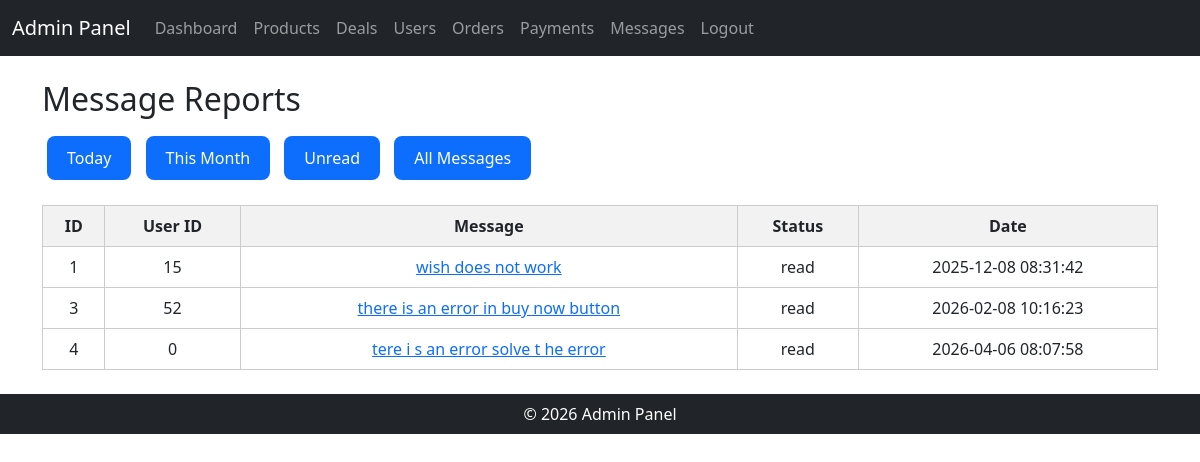
The app's page /admin_message_report.php with its own data.
### tables this page shows
CREATE TABLE `messages` (
  `message_id` int(11) NOT NULL,
  `U_id` int(11) DEFAULT NULL,
  `name` varchar(100) DEFAULT NULL,
  `email` varchar(100) DEFAULT NULL,
  `subject` varchar(255) DEFAULT NULL,
  `message` text DEFAULT NULL,
  `created_at` timestamp NOT NULL DEFAULT current_timestamp(),
  `status` varchar(20) DEFAULT 'unread'
);

### admin_message_report.php (the view, shortened to what this page needs)
<?php
include "config/db.php";
include "admin_header.php";
$filter = $_GET['filter'] ?? 'all';
if($filter == "today"){
    $sql = "SELECT * FROM messages
            WHERE DATE(created_at)=CURDATE()";
}
elseif($filter == "unread"){
    $sql = "SELECT * FROM messages
            WHERE status='unread'";
}
elseif($filter == "month"){
    $sql = "SELECT * FROM messages
            WHERE MONTH(created_at)=MONTH(CURDATE())
            AND YEAR(created_at)=YEAR(CURDATE())";
}
else{
    $sql = "SELECT * FROM messages";
}
$result = mysqli_query($conn,$sql);
?>
<!DOCTYPE html>
<html>
<head>
</head>
<body>
<h2>Message Reports</h2>
<form method="GET">
    <button name="filter" value="today">Today</button>
    <button name="filter" value="month">This Month</button>
    <button name="filter" value="unread">Unread</button>
    <button name="filter" value="all">All Messages</button>
</form>
<table>
<tr>
    <th>ID</th>
    <th>User ID</th>
    <th>Message</th>
    <th>Status</th>
    <th>Date</th>
</tr>
<?php while($row=mysqli_fetch_assoc($result)){ ?>
<tr>
    <td><?= $row['message_id']; ?></td>
    <td><?= $row['U_id']; ?></td>
    <td>
    <a href="admin_mark_read.php?id=<?= $row['message_id']; ?>"><?= $row['message']; ?></a>
    </td>
    <td><?= $row['status']; ?></td>
    <td><?= $row['created_at']; ?></td>
</tr>
<?php } ?>
</table>
<?php include 'admin_footer.php'; ?>
</body>
</html>

### admin_message_report.php (style rules this page uses)
button { background:#0d6efd; color:white; padding:10px 20px; margin:10px 5px; border:none; border-radius:8px; cursor:pointer; }
table { width:100%; border-collapse:collapse; margin-top:15px; }
th,td { border:1px solid #ccc; padding:8px; text-align:center; }
th { background:#f2f2f2; }

### records on screen
messages: message_id "1", U "15", message "wish does not work", status "read", created_at "2025-12-08 08:31:42"
messages: message_id "3", U "52", message "there is an error in buy now button", status "read", created_at "2026-02-08 10:16:23"
messages: message_id "4", U "0", message "tere i s an error solve t he error", status "read", created_at "2026-04-06 08:07:58"
